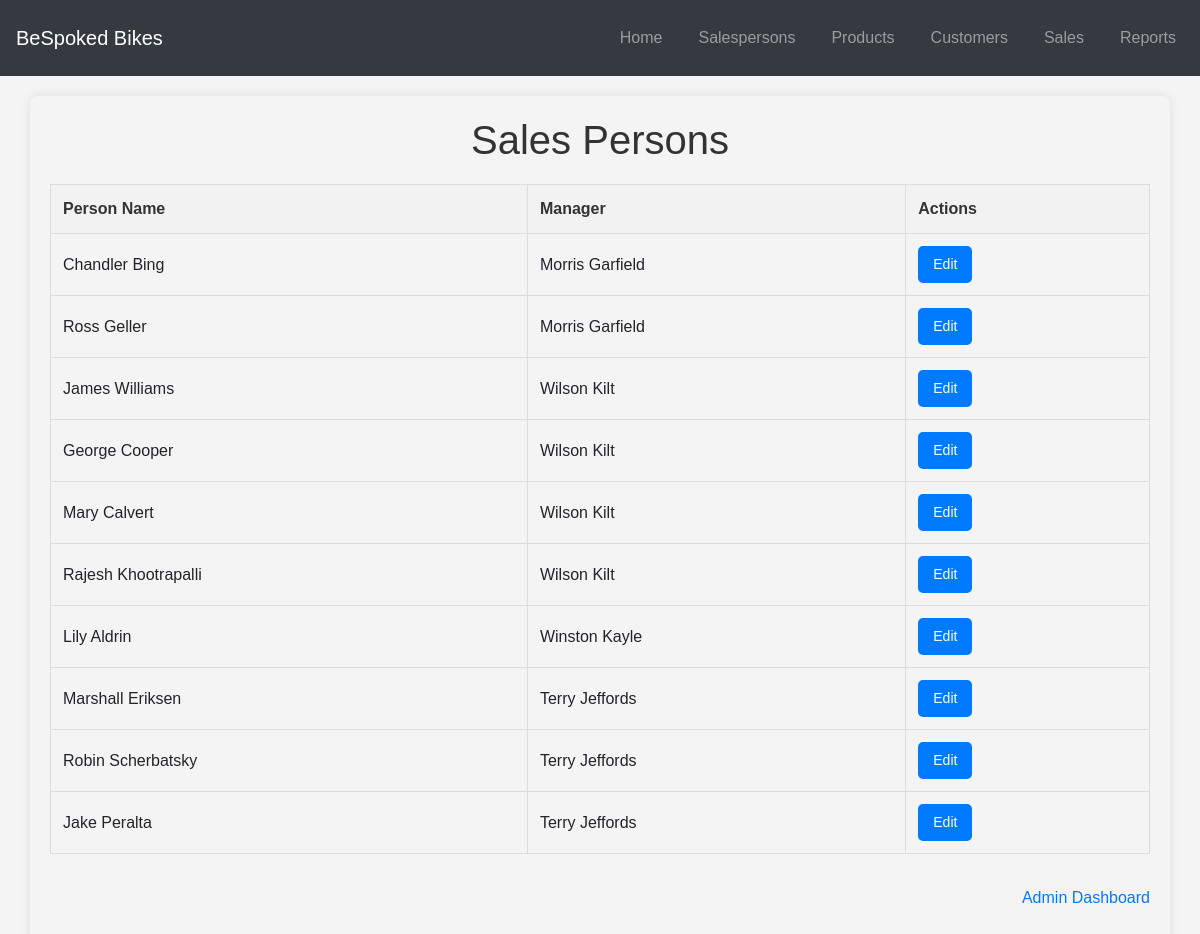
The app's page /salespersons/ with its own data.
### sales/models.py (models this page shows, shortened)
class Salesperson(models.Model):
    first_name = models.CharField(max_length=50)
    last_name = models.CharField(max_length=50)
    address = models.CharField(max_length=255)
    phone = models.CharField(max_length=20)
    start_date = models.DateField()
    termination_date = models.DateField(null=True, blank=True)
    manager = models.CharField(max_length=100)
    class Meta:
        unique_together = ['first_name', 'last_name']

### sales/views.py (the view)
# urls.py: path('salespersons/', views.salesperson_list, name='salesperson_list'),
def salesperson_list(request):
    salespersons = Salesperson.objects.all()
    return render(request, 'sales/salesperson_list.html', {'salespersons': salespersons, 'title':'Salesperson'})

### sales/templates/sales/salesperson_list.html (shortened to what this page needs)
{% extends "sales/base.html" %}
{% load static %}
{% block content %}
<link rel="stylesheet" href="{% static 'css/styles.css' %}">
<div class="container">
    <h1>Sales Persons</h1>
    <table>
        <thead>
            <tr>
                <th>Person Name</th>
                <th>Manager</th>
                <th>Actions</th>
            </tr>
        </thead>
        <tbody>
            {% for salesperson in salespersons %}
                <tr>
                    <td>{{ salesperson.first_name }} {{ salesperson.last_name }}</td>
                    <td>{{ salesperson.manager }}</td>
                    <td>
                        <a href="{% url 'salesperson_update' salesperson.pk %}" class="btn">Edit</a>
                    </td>
                </tr>
            {% empty %}
                <tr>
                    <td colspan="3" style="text-align: center;">No salespersons available.</td>
                </tr>
            {% endfor %}
        </tbody>
    </table>
    <div class="admin-link">
        <p style="line-height: 1;">&nbsp;</p>
        <a href="{% url 'admin:index' %}">Admin Dashboard</a>
    </div>
</div>
{% endblock %}

### sales/templates/sales/base.html (shortened to what this page needs)
{% load static %}
<!DOCTYPE html>
<html>
<head>
    <link rel="stylesheet" href="https://cdn.jsdelivr.net/npm/bootstrap@4.1.3/dist/css/bootstrap.min.css">
    <link rel="stylesheet" type="text/css" href="{% static 'css/styles.css' %}">
</head>
<body>
    <header class="site-header">
        <nav class="navbar navbar-expand-lg navbar-dark bg-dark fixed-top">
            <a class="navbar-brand" href="#">BeSpoked Bikes</a>
            <div class="collapse navbar-collapse" id="navbarNav">
                <ul class="navbar-nav ml-auto">
                    <li class="nav-item"><a class="nav-link" href="{% url 'sales-home' %}">Home</a></li>
                    <li class="nav-item"><a class="nav-link" href="{% url 'salesperson_list' %}">Salespersons</a></li>
                    <li class="nav-item"><a class="nav-link" href="{% url 'product_list' %}">Products</a></li>
                    <li class="nav-item"><a class="nav-link" href="{% url 'customer_list' %}">Customers</a></li>
                    <li class="nav-item"><a class="nav-link" href="{% url 'sales_list' %}">Sales</a></li>
                    <li class="nav-item"><a class="nav-link" href="{% url 'quarterly_commission_report_default' %}">Reports</a></li>
                </ul>
            </div>
        </nav>
    </header>
    <main role="main" class="container-fluid p-0">
        <br><br>
        <br><br>
        {% block content %}{% endblock %}
    </main>
</body>
</html>

### sales/static/css/styles.css (style rules this page uses)
body { font-family: Arial, sans-serif; }
main.container-fluid { padding: 0; }
.container { background: #black; padding: 20px; border-radius: 8px; box-shadow: 0 0 10px rgba(0, 0, 0, 0.1); }
h1 { text-align: center; color: #333; margin-bottom: 20px; }
ul { list-style-type: none; padding: 0; }
li { margin: 10px 0; }
table { width: 100%; border-collapse: collapse; }
th, td { padding: 10px; border: 1px solid #ddd; text-align: left; }
a { color: #007bff; text-decoration: none; }
.nav-item { margin-left: 20px; }
.nav-item:last-child { margin-right: 0; }

### sales/templates/sales/salesperson_list.html (style rules this page uses)
body { font-family: Arial, sans-serif; background-color: #f4f4f4; margin: 0; padding: 0; }
h1 { text-align: center; color: #333; margin-bottom: 20px; }
.admin-link { display: block; text-align: right; margin-bottom: 20px; }
.admin-link a { color: #007bff; text-decoration: none; font-size: 16px; }
table { width: 100%; border-collapse: collapse; }
th, td { padding: 12px; text-align: left; border-bottom: 1px solid #ddd; }
th { background-color: #f2f2f2; color: #333; }
.btn { display: inline-block; padding: 8px 15px; border: none; border-radius: 5px; color: #fff; background-color: #007bff; text-decoration: none; text-align: center; font-size: 14px; }

### records on screen
Salesperson: first_name "Chandler", last_name "Bing", manager "Morris Garfield"
Salesperson: first_name "Ross", last_name "Geller", manager "Morris Garfield"
Salesperson: first_name "James", last_name "Williams", manager "Wilson Kilt"
Salesperson: first_name "George", last_name "Cooper", manager "Wilson Kilt"
Salesperson: first_name "Mary", last_name "Calvert", manager "Wilson Kilt"
Salesperson: first_name "Rajesh", last_name "Khootrapalli", manager "Wilson Kilt"
Salesperson: first_name "Lily", last_name "Aldrin", manager "Winston Kayle"
Salesperson: first_name "Marshall", last_name "Eriksen", manager "Terry Jeffords"
Salesperson: first_name "Robin", last_name "Scherbatsky", manager "Terry Jeffords"
Salesperson: first_name "Jake", last_name "Peralta", manager "Terry Jeffords"
